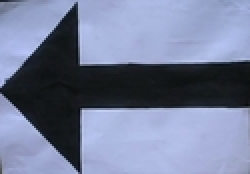
#> input picture left arrow resize.jpg, 125 x 87 px (shown 2 times larger)
$ python 'Arrow detection - left and right.py'
#> lines starting #> are read from the running program, lines starting #| are printed output that depends on the picture
import cv2
import numpy as np

lefttemplate=cv2.imread("./left arrow resize.jpg",0)
#> lefttemplate: shape (87, 125); min 10, max 209, mean 125.8
lefttemplate=cv2.GaussianBlur(lefttemplate,(13,13),0)
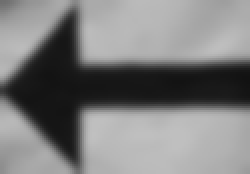
#> lefttemplate: shape (87, 125) (shown 2 times larger); min 18, max 192, mean 125.9
#lefttemplate=cv2.Canny(lefttemplate,100,200)
righttemplate=cv2.imread("./right arrow resize.jpg",0)
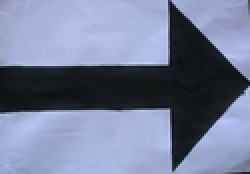
#> input picture right arrow resize.jpg, 125 x 87 px (shown 2 times larger)
#> righttemplate: shape (87, 125); min 11, max 208, mean 125.9
righttemplate=cv2.GaussianBlur(righttemplate,(13,13),0)
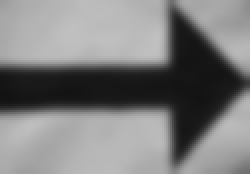
#> righttemplate: shape (87, 125) (shown 2 times larger); min 18, max 192, mean 125.9
# [4 lines of commented-out code are left out]

img=cv2.imread("./Dataset/frame131.jpg",1)
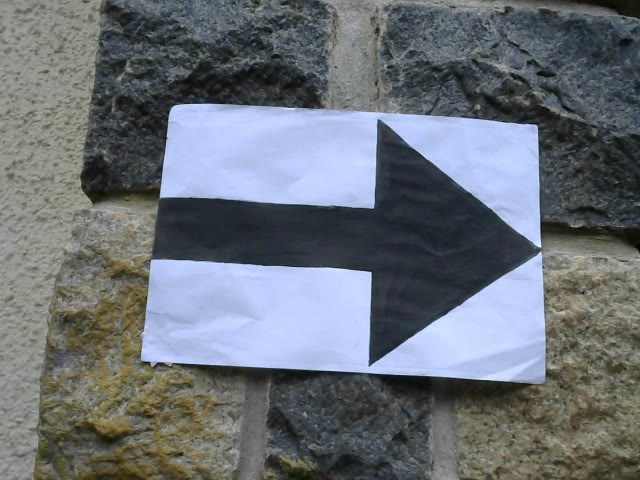
#> input picture Dataset/frame131.jpg, 640 x 480 px
#> img is the input picture: shape (480, 640, 3); mean B, G, R 118.7, 112.1, 106.4
    #r l l l r r r l
w, h = righttemplate.shape[::-1]
#> w = 125; h = 87
foundright = 0
foundleft=0
img_gray=cv2.cvtColor(img,cv2.COLOR_BGR2GRAY)
for scale in np.linspace(0.1, 1.0, 100)[::-1]:
    width = int(img.shape[1] * scale)
    height = int(img.shape[0] * scale)
    dim = (width, height)
    resized = cv2.resize(img_gray,dim)
    r = img_gray.shape[1] / float(resized.shape[1])
    resized=cv2.GaussianBlur(resized,(13,13),0)

    if resized.shape[0] < h or resized.shape[1] < w:
            break

    edges = resized
    #edges = cv2.Canny(resized, 100, 200)
    #Applying right template
    result = cv2.matchTemplate(edges, righttemplate, cv2.TM_CCOEFF)
    (_, maxValright, _, maxLocright) = cv2.minMaxLoc(result)
    # if we have found a new maximum correlation value, then update
    if  maxValright > foundright:
            foundright = maxValright

     #Applying left template
    result = cv2.matchTemplate(edges, lefttemplate, cv2.TM_CCOEFF)
    (_, maxValleft, _, maxLocleft) = cv2.minMaxLoc(result)
    # if we have found a new maximum correlation value, then update
    if  maxValleft > foundleft:
            foundleft = maxValleft
#> this loop made 90 passes
#> (maxValright, maxLocright, foundright, maxValleft, maxLocleft, foundleft) on passes 1, 23, 24, 25, 26, 27, 28, 29, 30, 31: (25986942, (394, 347), 25986942, 29056104, (387, 349), 29056104), (27831118, (146, 142), 27831118, 29270216, (156, 139), 29270216), (28162194, (142, 140), 28162194, 29561764, (149, 137), 29561764), (28504578, (138, 138), 28504578, 29878400, (147, 135), 29878400), (28925962, (136, 136), 28925962, 30300958, (145, 133), 30300958), (29211878, (133, 134), 29211878, 30576752, (142, 131), 30576752), (29465516, (130, 132), 29465516, 30889778, (137, 129), 30889778), (29857916, (128, 129), 29857916, 31256040, (137, 127), 31256040), (30161904, (124, 127), 30161904, 31575256, (134, 125), 31575256), (30450546, (122, 125), 30450546, 31819244, (134, 123), 31819244)
#> (maxValright, maxLocright, foundright, maxValleft, maxLocleft) on passes 18, 19, 20, 21, 22, 48: (26026486, (160, 153), 26026486, 27727274, (322, 290)), (26350144, (158, 151), 26350144, 27789428, (167, 147)), (26683786, (155, 149), 26683786, 28109636, (167, 146)), (27118504, (152, 147), 27118504, 28551932, (161, 143)), (27420726, (149, 145), 27420726, 28830736, (162, 142)), (36829652, (131, 88), 36829652, 35962304, (88, 90))
#> pass 1, `result = cv2.matchTemplate(edges, righttemplate, cv2.TM_CCOEFF)`:
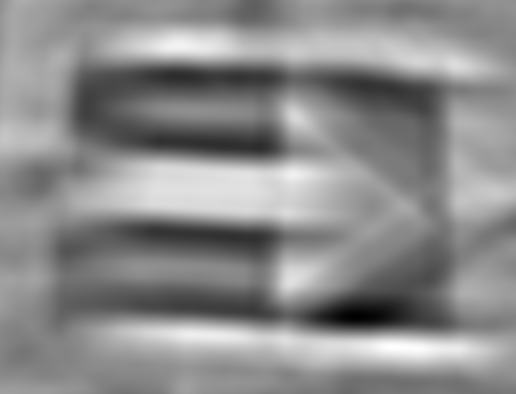
#> result: shape (394, 516) float32; min -30655608, max 25986942, mean 373508.4; drawn with min black and max white
#> pass 1, `result = cv2.matchTemplate(edges, lefttemplate, cv2.TM_CCOEFF)`:
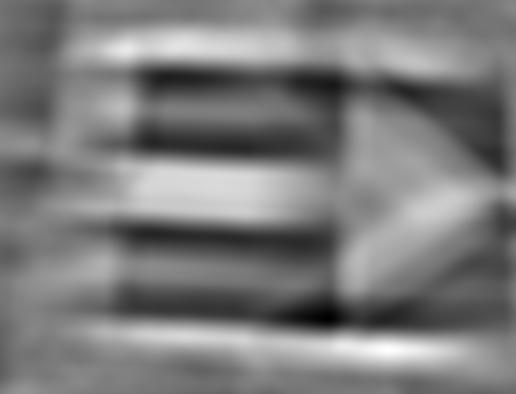
#> result: shape (394, 516) float32; min -28007838, max 29056104, mean -227202.1; drawn with min black and max white
#> after the loop:
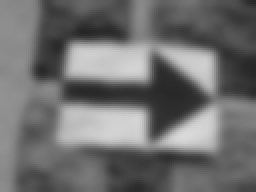
#> edges: shape (96, 128) (shown 2 times larger); min 38, max 217, mean 111.1
#> after the loop, foundleft = 35972836; foundright = 44988840


if foundright > foundleft:
    print("Right")
else:
    print("Left")
